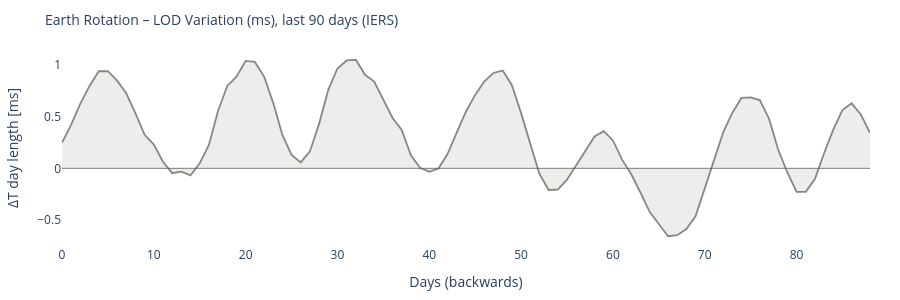

The notebook cell saved with this chart:
### Code cell
# ============================================================
# EARTH ROTATION – LOD variation (if IERS available)
# ============================================================

lod_col = None
if df_iers is not None:
    lod_col = next((c for c in df_iers.columns if 'lod' in c), None)

if df_iers is not None and lod_col:
    fig = go.Figure()
    fig.add_trace(go.Scatter(
        y=df_iers[lod_col].values,
        mode='lines',
        line=dict(color='#888780', width=1.8),
        fill='tozeroy', fillcolor='rgba(136,135,128,0.15)',
        name='LOD'
    ))
    fig.add_hline(y=0, line_color='#5F5E5A', line_width=0.8)
    fig.update_layout(
        title=dict(text='Earth Rotation – LOD Variation (ms), last 90 days (IERS)', font=dict(size=14)),
        xaxis_title='Days (backwards)', yaxis_title='ΔT day length [ms]',
        height=300,
        plot_bgcolor='rgba(0,0,0,0)', paper_bgcolor='rgba(0,0,0,0)',
        margin=dict(l=60, r=30, t=50, b=40)
    )
    fig.show()
else:
    print('IERS LOD data unavailable or column not found.')
    print('Reference: nominal day length =', CONSTANTS['sidereal_day_s'], 's')

### Figure 1 — Plotly figure (JSON) as saved in the notebook; plotly's stock layout.template omitted (floating-point values rounded to 4 significant figures)
{"data": [{"fill": "tozeroy", "fillcolor": "rgba(136,135,128,0.15)", "line": {"color": "#888780", "width": 1.8}, "mode": "lines", "name": "LOD", "type": "scatter", "y": [0.2475, 0.4231, 0.6256, 0.7978, 0.9397, 0.9402, 0.8489, 0.7263, 0.5308, 0.3248, 0.2294, 0.0639, -0.0469, -0.0315, -0.0687, 0.0482, 0.2258, 0.5567, 0.7974, 0.887, 1.039, 1.029, 0.8904, 0.6335, 0.3235, 0.13, 0.0574, 0.1637, 0.4303, 0.7591, 0.9665, 1.044, 1.05, 0.905, 0.8405, 0.6708, 0.4878, 0.371, 0.1263, 0.0057, -0.0341, -0.0011, 0.1407, 0.3488, 0.5499, 0.7104, 0.8426, 0.9231, 0.9472, 0.8044, 0.5343, 0.2391, -0.0548, -0.2099, -0.205, -0.1097, 0.0323, 0.1614, 0.3081, 0.3595, 0.27, 0.0838, -0.0577, -0.234, -0.4215, -0.5391, -0.6569, -0.6475, -0.5882, -0.4638, -0.1888, 0.0874, 0.3448, 0.5364, 0.681, 0.6872, 0.6602, 0.481, 0.1803, -0.0402, -0.2273, -0.2274, -0.104, 0.1459, 0.3749, 0.5637, 0.6291, 0.5207, 0.3433]}], "layout": {"height": 300, "margin": {"b": 40, "l": 60, "r": 30, "t": 50}, "paper_bgcolor": "rgba(0,0,0,0)", "plot_bgcolor": "rgba(0,0,0,0)", "shapes": [{"line": {"color": "#5F5E5A", "width": 0.8}, "type": "line", "x0": 0, "x1": 1, "xref": "x domain", "y0": 0, "y1": 0, "yref": "y"}], "title": {"font": {"size": 14}, "text": "Earth Rotation – LOD Variation (ms), last 90 days (IERS)"}, "xaxis": {"title": {"text": "Days (backwards)"}}, "yaxis": {"title": {"text": "ΔT day length [ms]"}}}}
